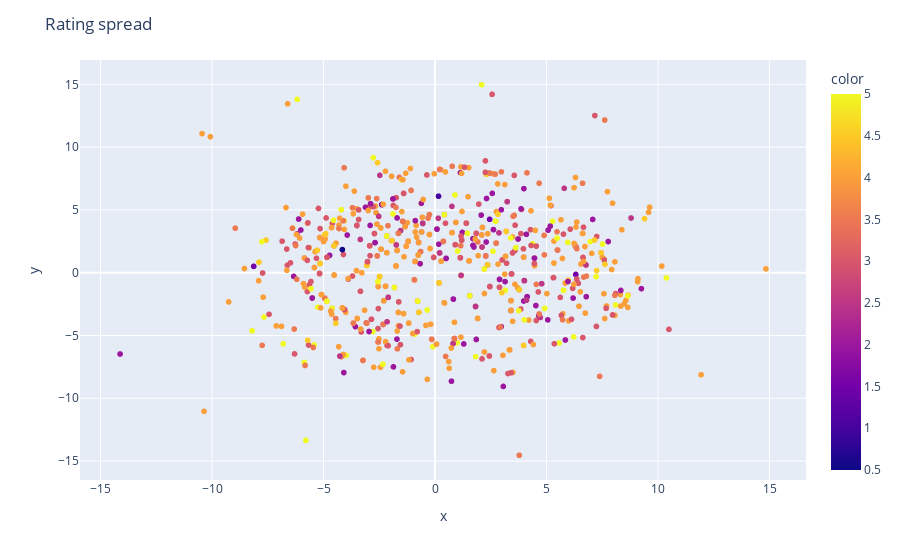

This figure's notebook cell:
### Code cell
fig = px.scatter(data_mds_transformed, x=data_mds_transformed.T[0], y=data_mds_transformed.T[1],text=data["rating"], color=data["rating"])

fig.update_traces(textposition="bottom center")

fig.update_layout(
    height=800,
    title_text='Rating spread'
)
fig.show()

### Figure 1 — Plotly figure (JSON) as saved in the notebook; plotly's stock layout.template omitted (floating-point values rounded to 4 significant figures; data arrays with more than 128 entries replaced by an {"elided": "..."} marker saying what was removed)
{"data": [{"hovertemplate": "x=%{x}<br>y=%{y}<br>text=%{text}<br>color=%{marker.color}<extra></extra>", "legendgroup": "", "marker": {"color": {"elided": "2696 float values"}, "coloraxis": "coloraxis", "symbol": "circle"}, "mode": "markers+text", "name": "", "showlegend": false, "text": {"elided": "2696 float values"}, "textposition": "bottom center", "type": "scattergl", "x": {"elided": "2696 float values"}, "xaxis": "x", "y": {"elided": "2696 float values"}, "yaxis": "y"}], "layout": {"autosize": true, "coloraxis": {"colorbar": {"title": {"text": "color"}}, "colorscale": [[0, "#0d0887"], [0.1111, "#46039f"], [0.2222, "#7201a8"], [0.3333, "#9c179e"], [0.4444, "#bd3786"], [0.5556, "#d8576b"], [0.6667, "#ed7953"], [0.7778, "#fb9f3a"], [0.8889, "#fdca26"], [1, "#f0f921"]]}, "legend": {"tracegroupgap": 0}, "margin": {"t": 60}, "title": {"text": "Rating spread"}, "xaxis": {"anchor": "y", "autorange": true, "domain": [0, 1], "range": [-15.86, 16.58], "title": {"text": "x"}, "type": "linear"}, "yaxis": {"anchor": "x", "autorange": true, "domain": [0, 1], "range": [-16.38, 16.82], "title": {"text": "y"}, "type": "linear"}}}
